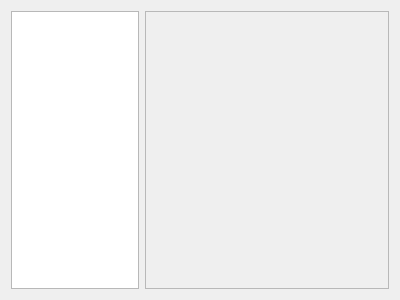
<?xml version="1.0" encoding="UTF-8"?>
<ui version="4.0">
 <class>StaffConfigurationClass</class>
 <widget class="QDialog" name="StaffConfigurationClass">
  <property name="geometry">
   <rect>
    <x>0</x>
    <y>0</y>
    <width>400</width>
    <height>300</height>
   </rect>
  </property>
  <property name="font">
   <font>
    <family>宋体</family>
   </font>
  </property>
  <property name="windowTitle">
   <string>StaffConfiguration</string>
  </property>
  <layout class="QHBoxLayout" name="horizontalLayout" stretch="0,1">
   <item>
    <widget class="QListWidget" name="ItemListWidget">
     <property name="maximumSize">
      <size>
       <width>128</width>
       <height>16777215</height>
      </size>
     </property>
     <property name="font">
      <font>
       <family>宋体</family>
       <pointsize>9</pointsize>
      </font>
     </property>
     <property name="iconSize">
      <size>
       <width>96</width>
       <height>96</height>
      </size>
     </property>
     <property name="spacing">
      <number>12</number>
     </property>
     <property name="viewMode">
      <enum>QListView::IconMode</enum>
     </property>
    </widget>
   </item>
   <item>
    <widget class="QStackedWidget" name="ItemStackedWidget">
     <property name="frameShape">
      <enum>QFrame::StyledPanel</enum>
     </property>
     <property name="frameShadow">
      <enum>QFrame::Raised</enum>
     </property>
     <property name="currentIndex">
      <number>1</number>
     </property>
     <widget class="JobTypeWidget" name="page"/>
     <widget class="LevelWidget" name="page_2"/>
    </widget>
   </item>
  </layout>
 </widget>
 <layoutdefault spacing="6" margin="11"/>
 <customwidgets>
  <customwidget>
   <class>JobTypeWidget</class>
   <extends>QWidget</extends>
   <header>JobTypeWidget.h</header>
   <container>1</container>
  </customwidget>
  <customwidget>
   <class>LevelWidget</class>
   <extends>QWidget</extends>
   <header>LevelWidget.h</header>
   <container>1</container>
  </customwidget>
 </customwidgets>
 <resources/>
 <connections/>
</ui>
